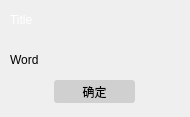
<?xml version="1.0" encoding="UTF-8"?>
<ui version="4.0">
 <class>Pop</class>
 <widget class="QDialog" name="Pop">
  <property name="geometry">
   <rect>
    <x>0</x>
    <y>0</y>
    <width>190</width>
    <height>117</height>
   </rect>
  </property>
  <property name="maximumSize">
   <size>
    <width>190</width>
    <height>117</height>
   </size>
  </property>
  <property name="windowTitle">
   <string>Dialog</string>
  </property>
  <property name="styleSheet">
   <string notr="true">#Pop{border-image: url(:/new/prefix1/pop.png)}</string>
  </property>
  <widget class="QLabel" name="Word">
   <property name="geometry">
    <rect>
     <x>10</x>
     <y>49</y>
     <width>171</width>
     <height>21</height>
    </rect>
   </property>
   <property name="styleSheet">
    <string notr="true">font: 10pt &quot;微软雅黑&quot;;
font: 75 10pt &quot;微软雅黑&quot;;</string>
   </property>
   <property name="text">
    <string>Word</string>
   </property>
  </widget>
  <widget class="QPushButton" name="pushButton">
   <property name="geometry">
    <rect>
     <x>54</x>
     <y>80</y>
     <width>81</width>
     <height>23</height>
    </rect>
   </property>
   <property name="styleSheet">
    <string notr="true">#pushButton{
	background-color: rgb(208, 208, 208);
color: rgb(0, 0, 0);
border-radius:3px;
outline: none}
#pushButton:hover{background-color: rgb(165, 165, 165);}
#pushButton:pressed{background-color: rgb(208, 208, 208);}</string>
   </property>
   <property name="text">
    <string>确定</string>
   </property>
  </widget>
  <widget class="QLabel" name="Title">
   <property name="geometry">
    <rect>
     <x>10</x>
     <y>10</y>
     <width>71</width>
     <height>20</height>
    </rect>
   </property>
   <property name="styleSheet">
    <string notr="true">font: 10pt &quot;微软雅黑&quot;;
color: rgb(255, 255, 255);</string>
   </property>
   <property name="text">
    <string>Title</string>
   </property>
  </widget>
 </widget>
 <resources/>
 <connections/>
</ui>
